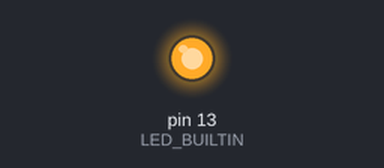
Recording of a sketch running on a simulated Arduino Uno, built with avr-gcc and run on an emulated ATmega328P. On the bench: output pins drawn as LEDs (lit = HIGH).

Above: at 0.15 s.
At 21.0 s:
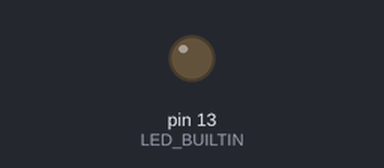
Timing chart, 0 to 28.5 s (numbered marks = the images above):
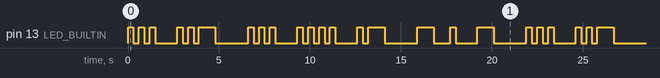

The sketch:

BlinkName.ino
```cpp
// Name: Sushant Dudeja
// Roll Number: 2110994842
// Task 2.1

void setup() {
  pinMode(LED_BUILTIN, OUTPUT);

}

void dot() {   //Method to blink a short burst of light to represent a dot
  digitalWrite(LED_BUILTIN, HIGH);
  delay(300);
  digitalWrite(LED_BUILTIN, LOW);
  delay(300);
}

void dash() {   //Method to blink a long burst of light to represent a dash
  digitalWrite(LED_BUILTIN, HIGH);
  delay(900);
  digitalWrite(LED_BUILTIN, LOW);
  delay(900);
}

void loop() {
  //Writing the word "S U S H A N T " in morse code

//  S
  dot();
  dot();
  dot();
  delay(900);
//  U
    dot();
    dot();
    dash();
  delay(900);
//  S
  dot();
  dot();
  dot();
  delay(900);
//  H
  dot();
  dot();
  dot();
  dot();
    delay(900);
//  A
  dot();
  dash();
    delay(900);
//  N
  dash();
  dot();

    delay(900);
//  T
  dash();
    delay(900);
}
```

Measured:
- by itself, pin 13 (LED_BUILTIN): moves between LOW and HIGH, repeating every 21.9 s
- by itself, everything shown: repeats every 21.9 s, in 36 steps
